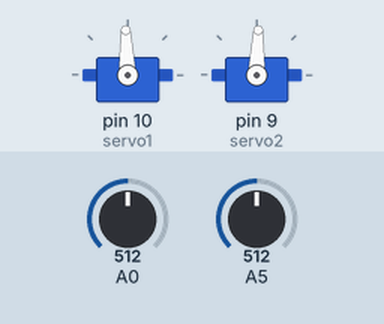
This sketch was run on a simulated Arduino Uno, built with avr-gcc and run on an emulated ATmega328P. Shown: 2 × servo. The inputs (shaded band) are chosen by the test bench; at power-on: A5 = 512, A0 = 512. What the sketch prints to the serial monitor is not drawn.

Above: at 1.2 s.
1.3 s: A5 set to 716
At 1.7 s:
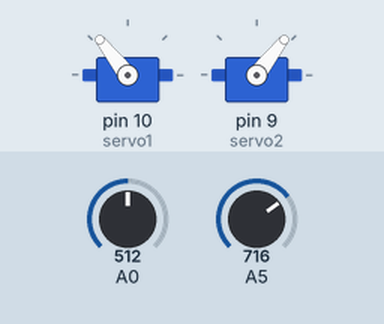
2.8 s: A5 set to 992
At 3.3 s:
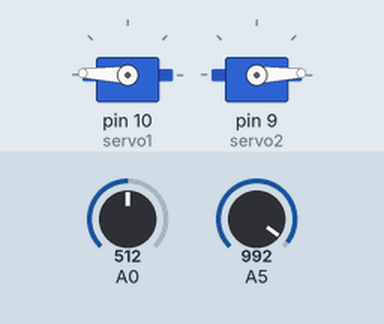
4.3 s: A5 set to 306
At 4.8 s:
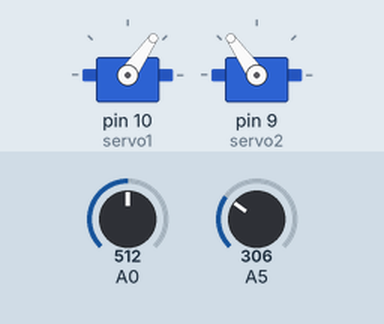
5.8 s: A5 set to 30
At 6.4 s:
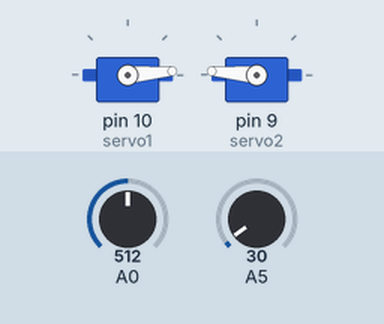
Timing chart, 0 to 8.3 s (numbered marks = the images above; inputs shaded):
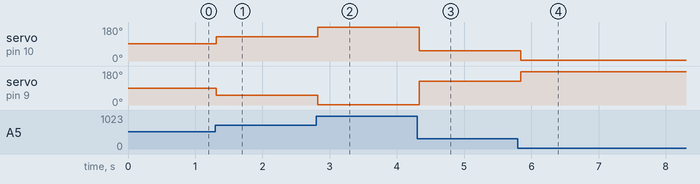

The sketch:

PROGRAM.ino
```cpp
//#include <AFMotor.h>
#include <Servo.h>
Servo servo1;
Servo servo2;

//int  counter = 0;
int solarVoltage = 0;
float voltage = 0;

int photoRes_A1 = 0;
int photoRes_A2 = 0;
int photoRes_A3 = 0;
int photoRes_A4 = 0;

int sum = 0;
int sum_prev = 0;

int servo_position = 0 ;
int prev_servo_position = 0;

int potentiometer = 0;

const int fixedStep = 10;

void servo(int s_position){
  servo1.write(s_position);
  servo2.write(180 - s_position);
}

int measureLight(){
    photoRes_A1 = analogRead(A1);
    photoRes_A2 = analogRead(A2);
    photoRes_A3 = analogRead(A3);
    photoRes_A4 = analogRead(A4);

	return photoRes_A1 + photoRes_A2 + photoRes_A3 + photoRes_A4;
  }

void setup() {
  Serial.begin(9600);

  servo1.attach (10);
  servo2.attach (9);
  servo(servo_position);

  servo_position += fixedStep;
  servo(servo_position);
  sum_prev = measureLight();
}

void loop() {

  solarVoltage = analogRead(A0); //<0;0.5> [V]
  voltage = solarVoltage * (22.0/102.3); // <0;0.5> - <0;22> [V]
  Serial.println(voltage);

  potentiometer = analogRead(A5);
  servo_position = map(potentiometer, 0, 1000, 0, 180);


  //============HAND-ADJUST============

  if (abs(servo_position-prev_servo_position) > 5) {
    servo(servo_position);
    prev_servo_position = servo_position;
  }

  //=================================


  //============AUTO-ADJUST============
 /*

  sum = measureLight();

  if( sum < (sum_prev + 20) ){
    servo_position += fixedStep;
    servo(servo_position);
    delay(10);
  }
  else if( sum > (sum_prev + 20) ){
    servo_position -= fixedStep;
    servo(servo_position);
    delay(10);
  }

  sum_prev = sum;

   */
  //=================================

  delay(100);
}
```

Measured:
- after the input at 1.3 s, servo on pin 10 (servo1): 92° → 128° at once; servo on pin 9 (servo2): 88° → 52° at once
- after the input at 2.8 s, servo on pin 10 (servo1): 128° → 178° at once; servo on pin 9 (servo2): 52° → 2° at once
- after the input at 4.3 s, servo on pin 10 (servo1): 178° → 55° at once; servo on pin 9 (servo2): 2° → 125° at once
- after the input at 5.8 s, servo on pin 10 (servo1): 55° → 5° after 0.05 s; servo on pin 9 (servo2): 125° → 175° after 0.05 s
